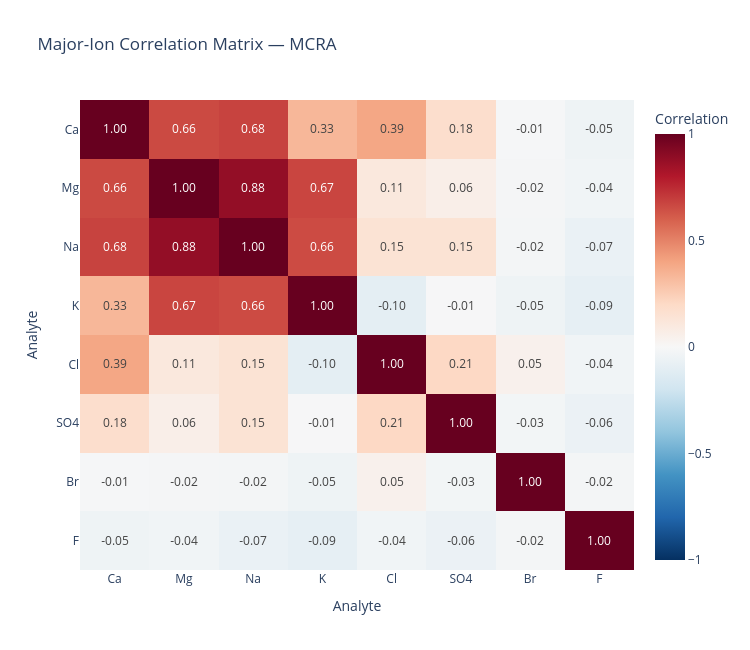
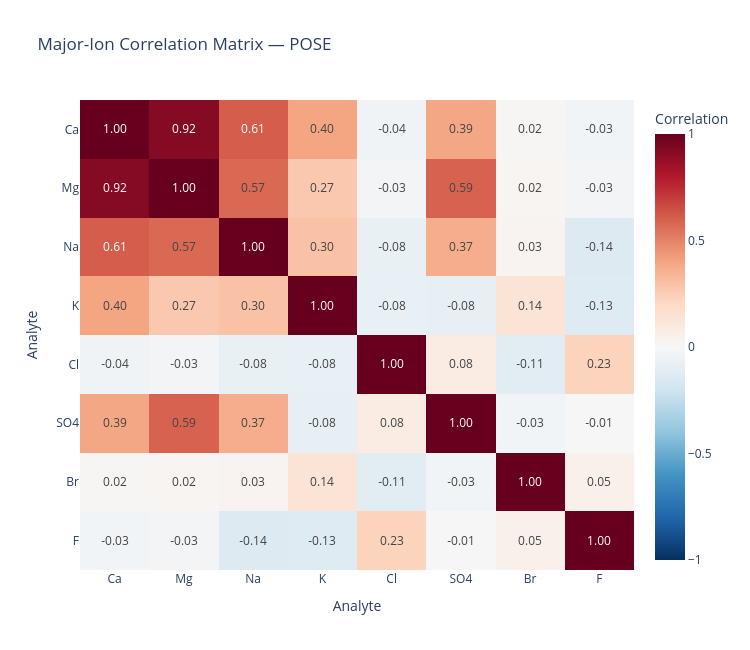
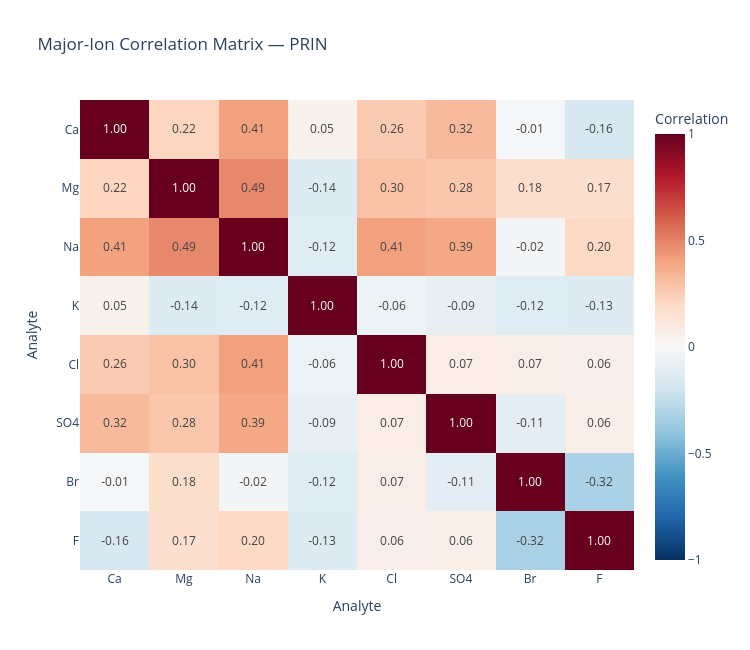

These figures' notebook cell, in order:
### Code cell
# Correlation heatmap for every remaining site.

for site in sites:
    site_df = (
        corr_input
        .filter(col("siteID") == site)
        .groupBy(sample_id_column)
        .pivot("analyte", major_ions)
        .agg(avg("concentration"))
    )

    available_ions = [
        ion for ion in major_ions
        if ion in site_df.columns
    ]

    if len(available_ions) < 2:
        print(f"Skipping {site}: fewer than two major ions available.")
        continue

    corr_pd = site_df.select(available_ions).toPandas()

    if corr_pd.empty:
        print(f"Skipping {site}: no usable observations.")
        continue

    corr_matrix = corr_pd.corr(method="pearson")

    fig = px.imshow(
        corr_matrix,
        text_auto=".2f",
        aspect="auto",
        zmin=-1,
        zmax=1,
        color_continuous_scale="RdBu_r",
        title=f"Major-Ion Correlation Matrix — {site}",
        labels={
            "x": "Analyte",
            "y": "Analyte",
            "color": "Correlation"
        }
    )

    fig.update_layout(
        height=650,
        width=750,
        template="plotly_white"
    )

    fig.show()

### Figure 1 — Plotly figure (JSON) as saved in the notebook; plotly's stock layout.template omitted (floating-point values rounded to 4 significant figures)
{"data": [{"coloraxis": "coloraxis", "hovertemplate": "Analyte: %{x}<br>Analyte: %{y}<br>Correlation: %{z}<extra></extra>", "name": "0", "texttemplate": "%{z:.2f}", "type": "heatmap", "x": ["Ca", "Mg", "Na", "K", "Cl", "SO4", "Br", "F"], "xaxis": "x", "y": ["Ca", "Mg", "Na", "K", "Cl", "SO4", "Br", "F"], "yaxis": "y", "z": [[1.0, 0.6619, 0.6812, 0.3324, 0.3927, 0.1758, -0.01044, -0.04538], [0.6619, 1.0, 0.8819, 0.6749, 0.1093, 0.06338, -0.01723, -0.03709], [0.6812, 0.8819, 1.0, 0.6573, 0.1464, 0.1456, -0.01901, -0.06779], [0.3324, 0.6749, 0.6573, 1.0, -0.1013, -0.006788, -0.04618, -0.09058], [0.3927, 0.1093, 0.1464, -0.1013, 1.0, 0.2066, 0.04776, -0.03686], [0.1758, 0.06338, 0.1456, -0.006788, 0.2066, 1.0, -0.02566, -0.06469], [-0.01044, -0.01723, -0.01901, -0.04618, 0.04776, -0.02566, 1.0, -0.01982], [-0.04538, -0.03709, -0.06779, -0.09058, -0.03686, -0.06469, -0.01982, 1.0]]}], "layout": {"coloraxis": {"autocolorscale": false, "cmax": 1, "cmin": -1, "colorbar": {"title": {"text": "Correlation"}}, "colorscale": [[0, "rgb(5,48,97)"], [0.1, "rgb(33,102,172)"], [0.2, "rgb(67,147,195)"], [0.3, "rgb(146,197,222)"], [0.4, "rgb(209,229,240)"], [0.5, "rgb(247,247,247)"], [0.6, "rgb(253,219,199)"], [0.7, "rgb(244,165,130)"], [0.8, "rgb(214,96,77)"], [0.9, "rgb(178,24,43)"], [1, "rgb(103,0,31)"]]}, "height": 650, "title": {"text": "Major-Ion Correlation Matrix — MCRA"}, "width": 750, "xaxis": {"anchor": "y", "domain": [0, 1], "title": {"text": "Analyte"}}, "yaxis": {"anchor": "x", "autorange": "reversed", "domain": [0, 1], "title": {"text": "Analyte"}}}}

### Figure 2 — Plotly figure (JSON) as saved in the notebook; plotly's stock layout.template omitted (floating-point values rounded to 4 significant figures)
{"data": [{"coloraxis": "coloraxis", "hovertemplate": "Analyte: %{x}<br>Analyte: %{y}<br>Correlation: %{z}<extra></extra>", "name": "0", "texttemplate": "%{z:.2f}", "type": "heatmap", "x": ["Ca", "Mg", "Na", "K", "Cl", "SO4", "Br", "F"], "xaxis": "x", "y": ["Ca", "Mg", "Na", "K", "Cl", "SO4", "Br", "F"], "yaxis": "y", "z": [[1.0, 0.919, 0.6078, 0.3997, -0.04366, 0.3935, 0.01617, -0.0333], [0.919, 1.0, 0.5725, 0.2709, -0.02874, 0.5935, 0.01942, -0.02882], [0.6078, 0.5725, 1.0, 0.2964, -0.07519, 0.369, 0.02996, -0.1393], [0.3997, 0.2709, 0.2964, 1.0, -0.08316, -0.08447, 0.1412, -0.1309], [-0.04366, -0.02874, -0.07519, -0.08316, 1.0, 0.08336, -0.1087, 0.2298], [0.3935, 0.5935, 0.369, -0.08447, 0.08336, 1.0, -0.0315, -0.005887], [0.01617, 0.01942, 0.02996, 0.1412, -0.1087, -0.0315, 1.0, 0.05068], [-0.0333, -0.02882, -0.1393, -0.1309, 0.2298, -0.005887, 0.05068, 1.0]]}], "layout": {"coloraxis": {"autocolorscale": false, "cmax": 1, "cmin": -1, "colorbar": {"title": {"text": "Correlation"}}, "colorscale": [[0, "rgb(5,48,97)"], [0.1, "rgb(33,102,172)"], [0.2, "rgb(67,147,195)"], [0.3, "rgb(146,197,222)"], [0.4, "rgb(209,229,240)"], [0.5, "rgb(247,247,247)"], [0.6, "rgb(253,219,199)"], [0.7, "rgb(244,165,130)"], [0.8, "rgb(214,96,77)"], [0.9, "rgb(178,24,43)"], [1, "rgb(103,0,31)"]]}, "height": 650, "title": {"text": "Major-Ion Correlation Matrix — POSE"}, "width": 750, "xaxis": {"anchor": "y", "domain": [0, 1], "title": {"text": "Analyte"}}, "yaxis": {"anchor": "x", "autorange": "reversed", "domain": [0, 1], "title": {"text": "Analyte"}}}}

### Figure 3 — Plotly figure (JSON) as saved in the notebook; plotly's stock layout.template omitted (floating-point values rounded to 4 significant figures)
{"data": [{"coloraxis": "coloraxis", "hovertemplate": "Analyte: %{x}<br>Analyte: %{y}<br>Correlation: %{z}<extra></extra>", "name": "0", "texttemplate": "%{z:.2f}", "type": "heatmap", "x": ["Ca", "Mg", "Na", "K", "Cl", "SO4", "Br", "F"], "xaxis": "x", "y": ["Ca", "Mg", "Na", "K", "Cl", "SO4", "Br", "F"], "yaxis": "y", "z": [[1.0, 0.2199, 0.4101, 0.04598, 0.2619, 0.3239, -0.008866, -0.1629], [0.2199, 1.0, 0.4878, -0.1376, 0.2955, 0.2752, 0.18, 0.1726], [0.4101, 0.4878, 1.0, -0.1201, 0.414, 0.3882, -0.0235, 0.2027], [0.04598, -0.1376, -0.1201, 1.0, -0.06056, -0.08626, -0.1231, -0.1305], [0.2619, 0.2955, 0.414, -0.06056, 1.0, 0.06967, 0.06851, 0.05537], [0.3239, 0.2752, 0.3882, -0.08626, 0.06967, 1.0, -0.1072, 0.06075], [-0.008866, 0.18, -0.0235, -0.1231, 0.06851, -0.1072, 1.0, -0.3244], [-0.1629, 0.1726, 0.2027, -0.1305, 0.05537, 0.06075, -0.3244, 1.0]]}], "layout": {"coloraxis": {"autocolorscale": false, "cmax": 1, "cmin": -1, "colorbar": {"title": {"text": "Correlation"}}, "colorscale": [[0, "rgb(5,48,97)"], [0.1, "rgb(33,102,172)"], [0.2, "rgb(67,147,195)"], [0.3, "rgb(146,197,222)"], [0.4, "rgb(209,229,240)"], [0.5, "rgb(247,247,247)"], [0.6, "rgb(253,219,199)"], [0.7, "rgb(244,165,130)"], [0.8, "rgb(214,96,77)"], [0.9, "rgb(178,24,43)"], [1, "rgb(103,0,31)"]]}, "height": 650, "title": {"text": "Major-Ion Correlation Matrix — PRIN"}, "width": 750, "xaxis": {"anchor": "y", "domain": [0, 1], "title": {"text": "Analyte"}}, "yaxis": {"anchor": "x", "autorange": "reversed", "domain": [0, 1], "title": {"text": "Analyte"}}}}
